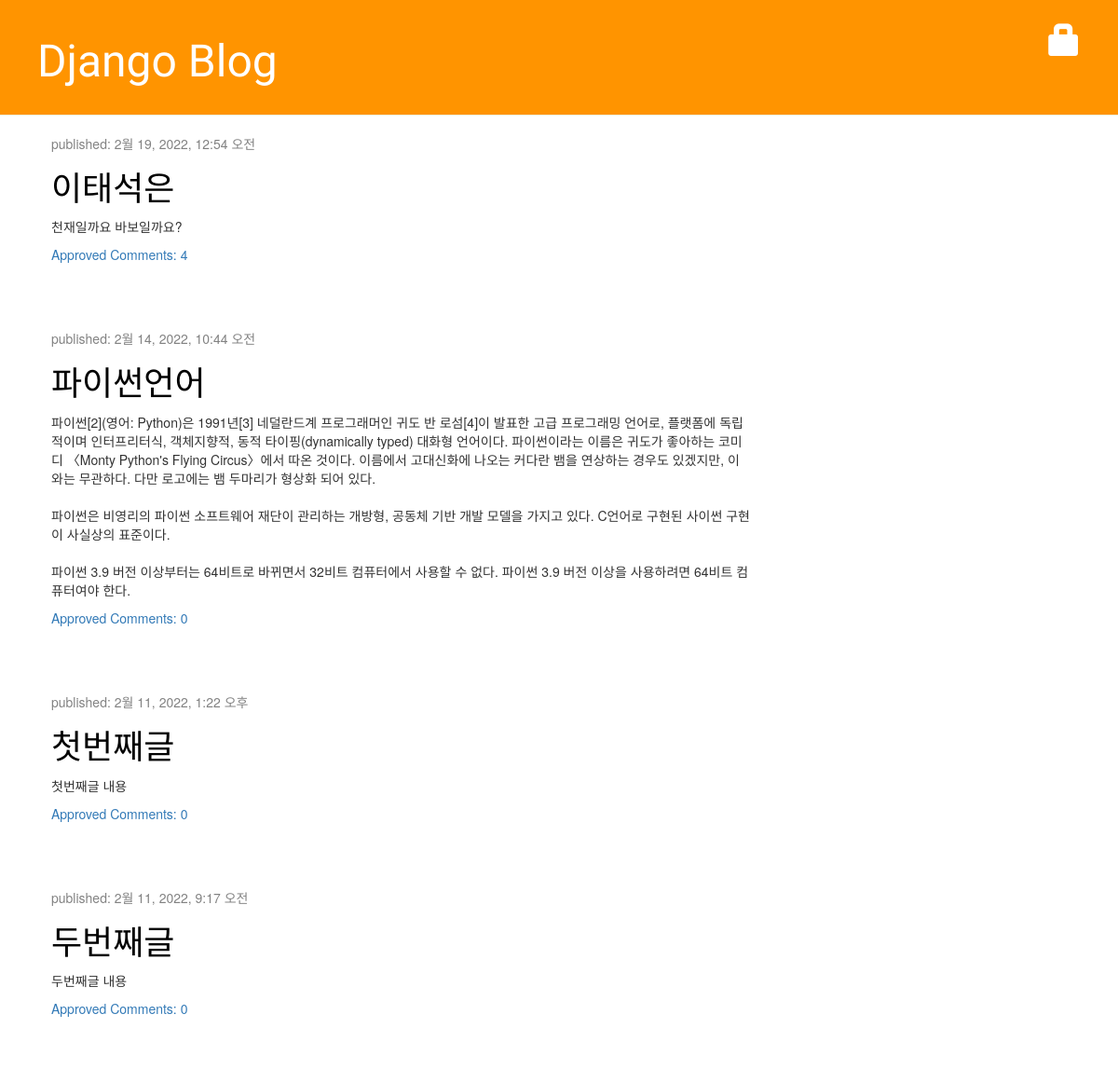
Screenshot of /blog/ with the database file from the repository.
### blog/models.py (models this page shows, shortened)
class Post(models.Model):
    author = models.ForeignKey('auth.User', on_delete=models.CASCADE)
    title = models.CharField(max_length=200, validators=[min_length_2_validator])
    text = models.TextField()
    created_date = models.DateTimeField(default=timezone.now)
    published_date = models.DateTimeField(blank=True, null=True)
    def approved_comments(self):
        return self.comments.filter(approved_comment=True)

### blog/views.py (the view)
# urls.py: path('', views.post_list, name='post_list_home'),
def post_list(request):
    my_name = '장고웹프레임워크'
    http_method = request.method
    posts = Post.objects.filter(published_date__lte=timezone.now()).order_by('-published_date')
    return render(request, 'blog/post_list.html', {'post_list': posts})

### blog/templates/blog/post_list.html
{% extends 'blog/base.html' %}
{% block content %}
    {% for post in post_list %}
        <div class="post">
            <div class="date">
                <p>published: {{ post.published_date }}</p>
            </div>
            <h1><a href="{% url 'post_detail' pk=post.pk %}">{{ post.title }}</a></h1>
            <p>{{ post.text| linebreaksbr }}</p>
            <a href="{% url 'post_detail' pk=post.pk %}">Approved Comments: {{ post.approved_comments.count }}</a>
        </div>
    {% empty %}
        <p>Blog(글)이 없습니다.</p>
    {% endfor %}
{% endblock %}

### blog/static/css/blog.css (style rules this page uses)
h1, h2, h3, h4 { font-family: 'Lobster', cursive; }
.date { color: #828282; }
.post { margin-bottom: 70px; }
.post h1 a, .post h1 a:visited { color: #000000; }

### rows the page displays
Post: published_date "2월 19, 2022, 12:54 오전", title "이태석은", text "천재일까요 바보일까요?", approved_comments.count "4"
Post: published_date "2월 14, 2022, 10:44 오전", title "파이썬언어", text "파이썬[2](영어: Python)은 1991년[3] 네덜란드계 프로그래머인 귀도 반 로섬[4]이 발표한 고급 프로그래밍 언어로, 플랫폼에 독립적이며 인터프리터식, 객체지향적, 동적 타이핑(dynamically typed) 대화형 언어이다. 파이썬이라는 이름은 귀도가 좋아하는 코미디 〈Monty Python's Flying Circus〉에서 따온 것이다. 이름에서 고대신화에 나오는 커다란 뱀을 연상하는 경우도 있겠지만, 이와는 무관하다. 다만 로고에는 뱀 두마리가 형상화 되어 있다. 파이썬은 비영리의 파이썬 소프트웨어 재단이 관리하는 개방형, 공동체 기반 개발 모델을 가지고 있다. C언어로 구현된 사이썬 구현이 사실상의 표준이다. 파이썬 3.9 버전 이상부터는 64비트로 바뀌면서 32비트 컴퓨터에서 사용할 수 없다. 파이썬 3.9 버전 이상을 사용하려면 64비트 컴퓨터여야 한다.", approved_comments.count "0"
Post: published_date "2월 11, 2022, 1:22 오후", title "첫번째글", text "첫번째글 내용", approved_comments.count "0"
Post: published_date "2월 11, 2022, 9:17 오전", title "두번째글", text "두번째글 내용", approved_comments.count "0"
